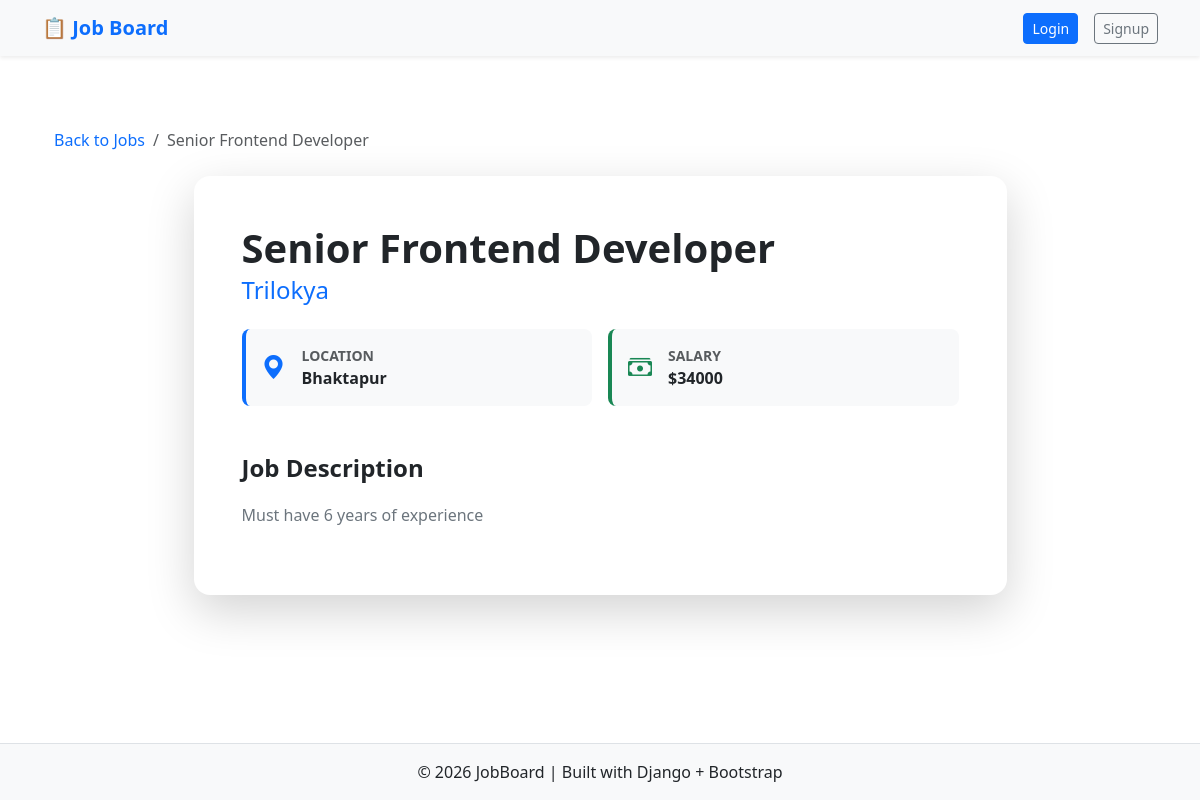
Page /job-detail/9/ on the committed database.
### job/models.py (models this page shows, shortened)
class Job(models.Model):
    title = models.CharField(max_length=200)
    description = models.TextField()
    company = models.CharField(max_length=200)
    location = models.TextField()
    salary = models.PositiveBigIntegerField()
    posted_by = models.ForeignKey(User,on_delete=models.CASCADE,related_name="jobs")
    created_at = models.DateTimeField(auto_now_add=True)

### job/views.py (the view)
# urls.py: path("job-detail/<int:pk>/",views.JobDetailView.as_view(),name="job-detail"),
class JobDetailView(DetailView):
    model = Job
    template_name = "job_detail.html"
    context_object_name = "job"

### templates/job_detail.html (shortened to what this page needs)
{% extends "base.html" %}
{% block content %}
<div class="container py-5">
    <nav aria-label="breadcrumb" class="mb-4">
        <ol class="breadcrumb">
            <li class="breadcrumb-item"><a href="{% url 'job-list' %}" class="text-decoration-none">Back to Jobs</a></li>
            <li class="breadcrumb-item active" aria-current="page">{{ job.title }}</li>
        </ol>
    </nav>
    <div class="row justify-content-center">
        <div class="col-lg-9">
            <div class="card shadow-lg border-0 rounded-4">
                <div class="card-body p-4 p-md-5">
                    <div class="d-flex flex-column flex-md-row justify-content-between align-items-start gap-3 mb-4">
                        <div>
                            <h1 class="fw-bold text-dark display-6 mb-1">{{ job.title }}</h1>
                            <h4 class="text-primary mb-0">{{ job.company }}</h4>
                        </div>
                    </div>
                    <div class="row g-3 mb-5">
                        <div class="col-sm-6">
                            <div class="d-flex align-items-center bg-light p-3 rounded-3 border-start border-primary border-4">
                                <i class="bi bi-geo-alt-fill text-primary fs-4 me-3"></i>
                                <div>
                                    <small class="d-block text-muted text-uppercase fw-bold small">Location</small>
                                    <span class="fw-bold text-dark">{{ job.location }}</span>
                                </div>
                            </div>
                        </div>
                        <div class="col-sm-6">
                            <div class="d-flex align-items-center bg-light p-3 rounded-3 border-start border-success border-4">
                                <i class="bi bi-cash-stack text-success fs-4 me-3"></i>
                                <div>
                                    <small class="d-block text-muted text-uppercase fw-bold small">Salary</small>
                                    <span class="fw-bold text-dark">${{ job.salary }}</span>
                                </div>
                            </div>
                        </div>
                    </div>
                    <div class="content-body">
                        <h4 class="fw-bold mb-3">Job Description</h4>
                        <div class="text-secondary lh-lg fs-6">
                            {{ job.description|linebreaks }}
                        </div>
                    </div>
                </div>
            </div>
        </div>
    </div>
</div>
{% endblock content %}

### templates/base.html (style rules this page uses)
body { min-height: 100vh; display: flex; flex-direction: column; }

### rows in the picture
Job: title "Senior Frontend Developer", company "Trilokya", location "Bhaktapur", salary "34000", description "Must have 6 years of experience"
